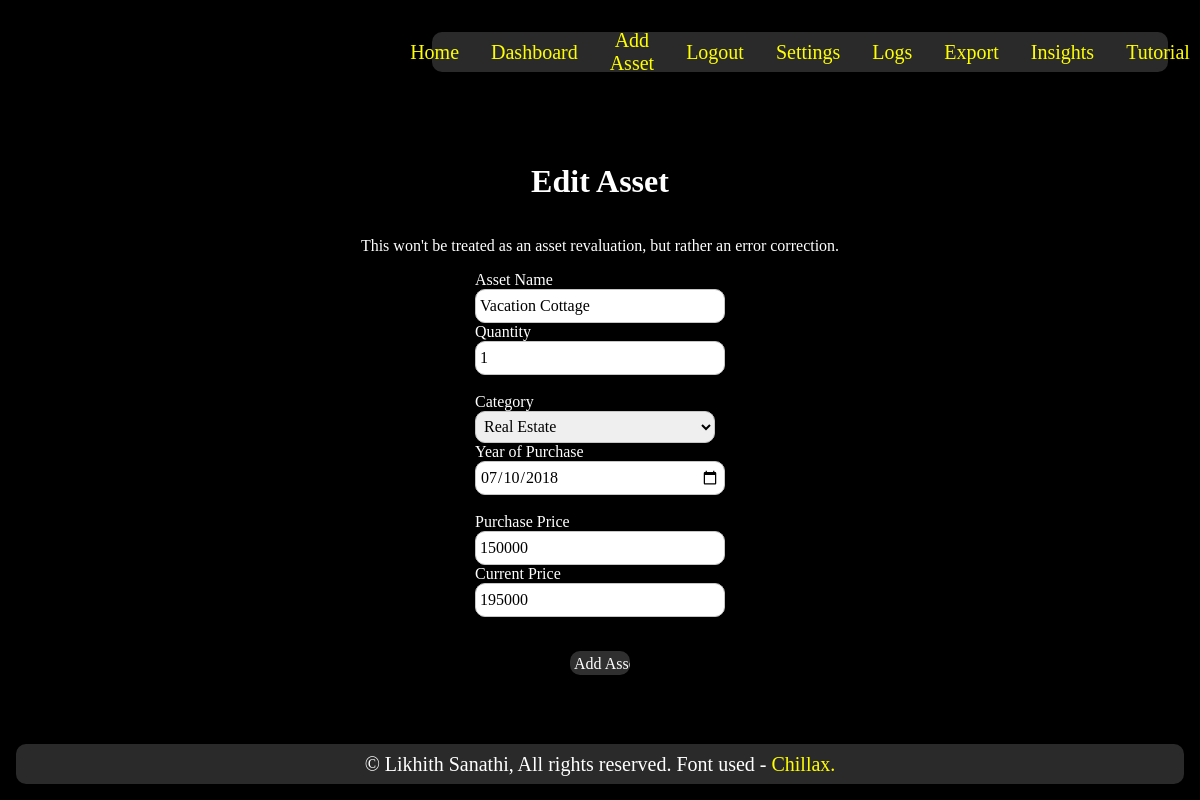
The page /edit_asset/3 (signed in) on the database its author committed.
### tables this page shows
CREATE TABLE assets (
    id INTEGER PRIMARY KEY AUTOINCREMENT,
    user_id INTEGER NOT NULL,
    name TEXT NOT NULL,
    category TEXT NOT NULL,
    purchase_price REAL NOT NULL,
    current_value REAL NOT NULL,
    quantity INTEGER NOT NULL,
    purchase_date DATE NOT NULL,
    is_deleted INTEGER DEFAULT 0 NOT NULL,
    FOREIGN KEY (user_id) REFERENCES users(id)
        );

### app.py (the view, shortened to what this page needs)
@app.route('/edit_asset/<int:asset_id>', methods=['GET', 'POST'])
@login_required
def edit_asset(asset_id):
    db = get_db()
    asset = db.execute('SELECT * FROM assets WHERE id = ?', (asset_id,)).fetchone()
    purchase_date = asset['purchase_date']
    form = EditAssetForm(
        name = asset['name'],
        quantity = asset['quantity'],
        category = asset['category'],
        purchase_date = purchase_date,
        purchase_price = asset['purchase_price'],
        current_value = asset['current_value']
    )
    return render_template('edit_asset.html',
                           form=form,
                           title='Edit Asset')

### forms.py
class EditAssetForm(FlaskForm):
    name = StringField('Asset Name', validators=[InputRequired()])
    quantity = IntegerField('Quantity', validators=[InputRequired(), NumberRange(min=1)])
    category = SelectField('Category', choices=[('Vehicles','Vehicles'), ('Real Estate','Real Estate'), ('Investments','Investments'),('Personal Valuables','Personal Valuables')], validators=[InputRequired()])
    purchase_date = DateField('Year of Purchase', validators=[InputRequired()]) #hard coded must change later
    purchase_price = IntegerField('Purchase Price', validators=[InputRequired(), NumberRange(min=0)])
    current_value = IntegerField('Current Price', validators=[InputRequired(), NumberRange(min=0)])
    submit = SubmitField('Add Asset')

### app.py (called while the page is built)
@app.before_request
def load_logged_in_user():
    g.user = session.get('user_id', None)

def login_required(view):
    @wraps(view)
    def wrapped_view(*args, **kwargs):
        if g.user is None:
            return redirect(url_for('login', next=request.url))
        return view(*args,**kwargs)
    return wrapped_view

### database.py (called while the page is built)
def get_db():
    if "db" not in g:
        g.db = sqlite3.connect(DATABASE,
            detect_types=sqlite3.PARSE_DECLTYPES
        )
        g.db.row_factory = sqlite3.Row
    return g.db

### templates/edit_asset.html (shortened to what this page needs)
{% extends 'base.html' %}
{% block body_id %}edit_asset{% endblock %}
{% block nav %}
<a href="{{ url_for('index') }}">Home</a>
<a href="{{ url_for('dashboard') }}">Dashboard</a>
<a href="{{ url_for('add_asset')}}">Add Asset</a>
<a href="{{ url_for('logout') }}">Logout</a>
<a href="{{ url_for('settings')}}">Settings</a>
<a href="{{ url_for('logs')}}">Logs</a>
<a href="{{ url_for('export')}}">Export</a>
<a href="{{ url_for('insights')}}">Insights</a>
<a href="{{ url_for('tutorial')}}">Tutorial</a>
{% endblock %}
{% block content %}
<form method="POST" action="" novalidate>
    <h1>Edit Asset</h1>
    <p>This won't be treated as an asset revaluation, but rather an error correction.</p>
    <div>
    {{form.name.label}}
    {{form.name()}}
    {{form.quantity.label}}
    {{form.quantity()}}
    </div>
    <br/>
    <div>
    {{form.category.label}}
    {{form.category()}}
    {{form.purchase_date.label}}
    {{form.purchase_date()}}
    </div>
    <br/>
    <div>
    {{form.purchase_price.label}}
    {{form.purchase_price()}}
    {{form.current_value.label}}
    {{form.current_value()}}
    </div>
    <br/>
    {{form.submit()}}
</form>
{% endblock %}

### static/css/styles.css (style rules this page uses)
:root { --text-color: rgb(255, 255, 255); --background-color: rgb(0, 0, 0); --foreground-color: rgba(141, 141, 141, 0.3); --input-color: rgb(198, 198, 198); --submit: rgb(47, 47, 47); }
body, p, a { font-family: chillax-regular; text-decoration: none; color: var(--text-color); text-align: center; }
body { display: flex; flex-direction: column; margin: 0px; height: 100vh; justify-content: space-between; }
nav a, form a, table a, footer a { color: yellow; }
html { background-color: var(--background-color); }
#submit { margin-top:1rem; background-color: var(--submit); color: var(--text-color); border: none; border-radius: 10px; width: 5vw; height: 3vh; }
#category { width: 20vw; height: 4vh; border-radius: 10px; border: solid 1px var(--input-color); font-family: Chillax-regular; padding: 0.25rem; font-size: 1rem; }

### rows shown on the page
assets: name "Vacation Cottage", quantity "1", category "Real Estate", purchase_date "07/10/2018", purchase_price "150000", current_value "195000"
